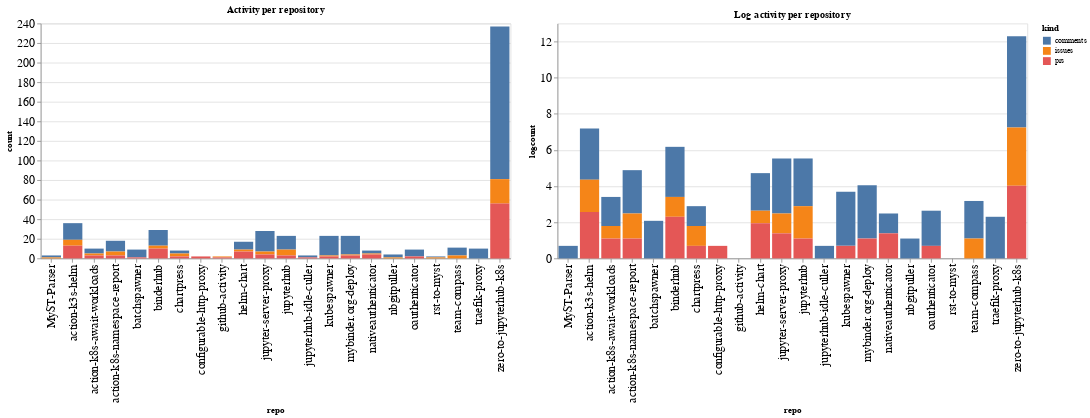

Source (notebook cell):
### Code cell
ch1 = alt.Chart(repo_summaries, width=600, title="Activity per repository").mark_bar().encode(
    x='repo',
    y='count',
    color='kind',
    tooltip="kind"
)

ch2 = alt.Chart(repo_summaries, width=600, title="Log activity per repository").mark_bar().encode(
    x='repo',
    y='logcount',
    color='kind',
    tooltip="kind"
)

ch1 | ch2

### Figure 1 — Vega-Lite specification as saved in the notebook (floating-point values rounded to 4 significant figures)
{"config": {"axisLeft": {"labelFontSize": 15}, "axisBottom": {"labelFontSize": 15}}, "hconcat": [{"mark": "bar", "encoding": {"color": {"type": "nominal", "field": "kind"}, "tooltip": {"type": "nominal", "field": "kind"}, "x": {"type": "nominal", "field": "repo"}, "y": {"type": "quantitative", "field": "count"}}, "title": "Activity per repository", "width": 600}, {"mark": "bar", "encoding": {"color": {"type": "nominal", "field": "kind"}, "tooltip": {"type": "nominal", "field": "kind"}, "x": {"type": "nominal", "field": "repo"}, "y": {"type": "quantitative", "field": "logcount"}}, "title": "Log activity per repository", "width": 600}], "data": {"name": "data-1b94d15a81b19a1aacf8be948ba7947e"}, "$schema": "https://vega.github.io/schema/vega-lite/v4.8.1.json", "datasets": {"data-1b94d15a81b19a1aacf8be948ba7947e": [{"repo": "MyST-Parser", "kind": "comments", "count": 2, "logcount": 0.6931}, {"repo": "MyST-Parser", "kind": "issues", "count": 1, "logcount": 0.0}, {"repo": "action-k3s-helm", "kind": "comments", "count": 17, "logcount": 2.833}, {"repo": "action-k3s-helm", "kind": "issues", "count": 6, "logcount": 1.792}, {"repo": "action-k3s-helm", "kind": "prs", "count": 13, "logcount": 2.565}, {"repo": "action-k8s-await-workloads", "kind": "comments", "count": 5, "logcount": 1.609}, {"repo": "action-k8s-await-workloads", "kind": "issues", "count": 2, "logcount": 0.6931}, {"repo": "action-k8s-await-workloads", "kind": "prs", "count": 3, "logcount": 1.099}, {"repo": "action-k8s-namespace-report", "kind": "comments", "count": 11, "logcount": 2.398}, {"repo": "action-k8s-namespace-report", "kind": "issues", "count": 4, "logcount": 1.386}, {"repo": "action-k8s-namespace-report", "kind": "prs", "count": 3, "logcount": 1.099}, {"repo": "batchspawner", "kind": "comments", "count": 8, "logcount": 2.079}, {"repo": "batchspawner", "kind": "prs", "count": 1, "logcount": 0.0}, {"repo": "binderhub", "kind": "comments", "count": 16, "logcount": 2.773}, {"repo": "binderhub", "kind": "issues", "count": 3, "logcount": 1.099}, {"repo": "binderhub", "kind": "prs", "count": 10, "logcount": 2.303}, {"repo": "chartpress", "kind": "comments", "count": 3, "logcount": 1.099}, {"repo": "chartpress", "kind": "issues", "count": 3, "logcount": 1.099}, {"repo": "chartpress", "kind": "prs", "count": 2, "logcount": 0.6931}, {"repo": "configurable-http-proxy", "kind": "prs", "count": 2, "logcount": 0.6931}, {"repo": "github-activity", "kind": "issues", "count": 1, "logcount": 0.0}, {"repo": "github-activity", "kind": "prs", "count": 1, "logcount": 0.0}, {"repo": "helm-chart", "kind": "comments", "count": 8, "logcount": 2.079}, {"repo": "helm-chart", "kind": "issues", "count": 2, "logcount": 0.6931}, {"repo": "helm-chart", "kind": "prs", "count": 7, "logcount": 1.946}, {"repo": "jupyter-server-proxy", "kind": "comments", "count": 21, "logcount": 3.045}, {"repo": "jupyter-server-proxy", "kind": "issues", "count": 3, "logcount": 1.099}, {"repo": "jupyter-server-proxy", "kind": "prs", "count": 4, "logcount": 1.386}, {"repo": "jupyterhub", "kind": "comments", "count": 14, "logcount": 2.639}, {"repo": "jupyterhub", "kind": "issues", "count": 6, "logcount": 1.792}, {"repo": "jupyterhub", "kind": "prs", "count": 3, "logcount": 1.099}, {"repo": "jupyterhub-idle-culler", "kind": "comments", "count": 2, "logcount": 0.6931}, {"repo": "jupyterhub-idle-culler", "kind": "prs", "count": 1, "logcount": 0.0}, {"repo": "kubespawner", "kind": "comments", "count": 20, "logcount": 2.996}, {"repo": "kubespawner", "kind": "issues", "count": 1, "logcount": 0.0}, {"repo": "kubespawner", "kind": "prs", "count": 2, "logcount": 0.6931}, {"repo": "mybinder.org-deploy", "kind": "comments", "count": 19, "logcount": 2.944}, {"repo": "mybinder.org-deploy", "kind": "issues", "count": 1, "logcount": 0.0}, {"repo": "mybinder.org-deploy", "kind": "prs", "count": 3, "logcount": 1.099}, {"repo": "nativeauthenticator", "kind": "comments", "count": 3, "logcount": 1.099}, {"repo": "nativeauthenticator", "kind": "issues", "count": 1, "logcount": 0.0}, {"repo": "nativeauthenticator", "kind": "prs", "count": 4, "logcount": 1.386}, {"repo": "nbgitpuller", "kind": "comments", "count": 3, "logcount": 1.099}, {"repo": "nbgitpuller", "kind": "issues", "count": 1, "logcount": 0.0}, {"repo": "oauthenticator", "kind": "comments", "count": 7, "logcount": 1.946}, {"repo": "oauthenticator", "kind": "prs", "count": 2, "logcount": 0.6931}, {"repo": "rst-to-myst", "kind": "comments", "count": 1, "logcount": 0.0}, {"repo": "rst-to-myst", "kind": "issues", "count": 1, "logcount": 0.0}, {"repo": "team-compass", "kind": "comments", "count": 8, "logcount": 2.079}, {"repo": "team-compass", "kind": "issues", "count": 3, "logcount": 1.099}, {"repo": "traefik-proxy", "kind": "comments", "count": 10, "logcount": 2.303}, {"repo": "zero-to-jupyterhub-k8s", "kind": "comments", "count": 156, "logcount": 5.05}, {"repo": "zero-to-jupyterhub-k8s", "kind": "issues", "count": 25, "logcount": 3.219}, {"repo": "zero-to-jupyterhub-k8s", "kind": "prs", "count": 56, "logcount": 4.025}]}}
